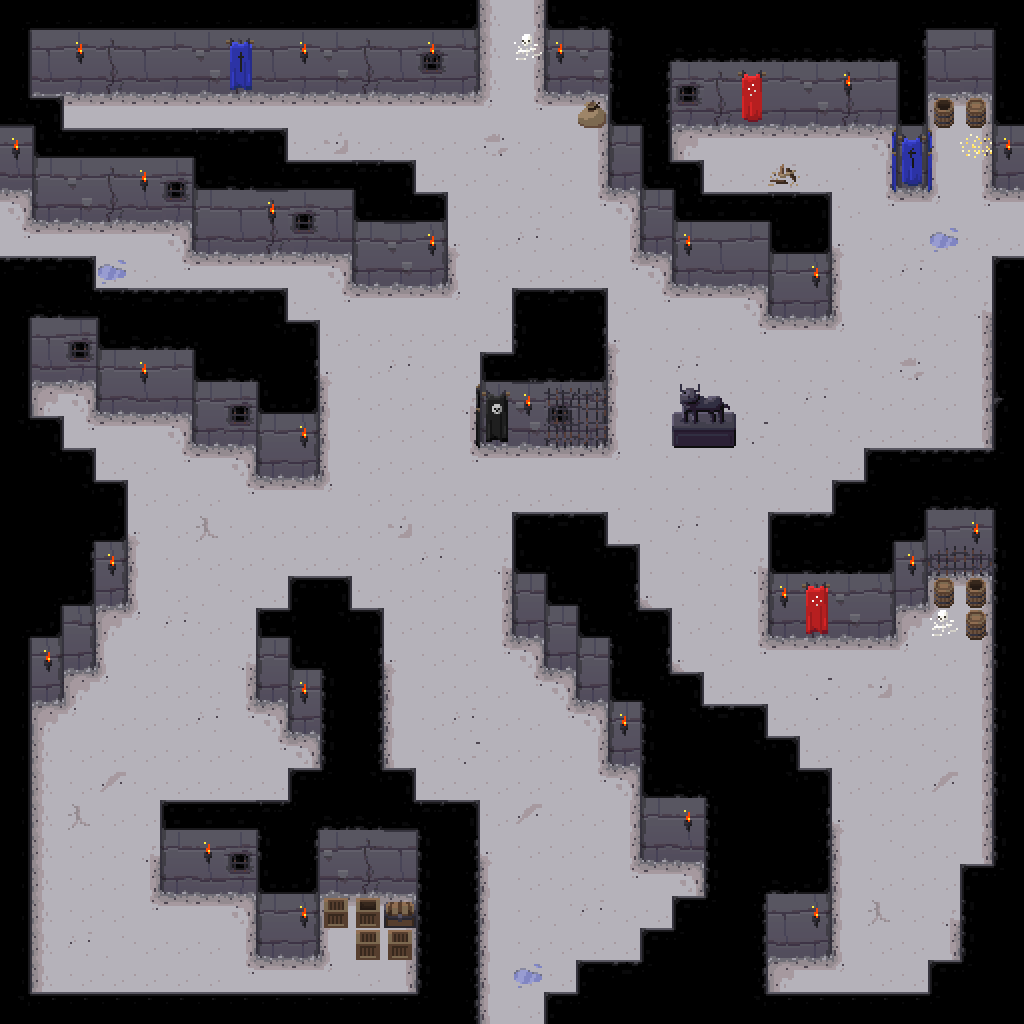

This game map was drawn from its Tiled (.tmx) file and the tilesets committed beside it. A one-line description and the trimmed map source follow:
An orthogonal 32x32 tile map with 32x32 px tiles, 4 tile layers (ground, walls, objects, tops) and 93 objects (26x light, 2x item, 2x monster).

<map version="1.0" orientation="orthogonal" renderorder="right-down" width="32" height="32" tilewidth="32" tileheight="32" nextobjectid="156">
 <tileset firstgid="1" name="dungeon tileset calciumtrice" tilewidth="32" tileheight="32" tilecount="750">
  <image source="../textures/spritesheets/dungeon tileset calciumtrice.png" width="960" height="808" />
 </tileset>
 <layer name="ground" width="32" height="32">
  <data>[1024 cells, 1024 non-empty, 18 distinct tile ids]</data>
 </layer>
 <layer name="walls" width="32" height="32">
  <data>[1024 cells, 193 non-empty, 16 distinct tile ids]</data>
 </layer>
 <layer name="objects" width="32" height="32">
  <data>[1024 cells, 70 non-empty, 37 distinct tile ids]</data>
 </layer>
 <layer name="tops" width="32" height="32">
  <data>[1024 cells, 328 non-empty, 32 distinct tile ids]</data>
 </layer>
 <objectgroup name="colliderWalls">
  <object id="1" x="0" y="0" width="480" height="96" />
  <object id="2" x="544" y="0" width="480" height="96" />
  <object id="3" x="0" y="96" width="32" height="96" />
  <object id="4" x="992" y="96" width="32" height="96" />
  <object id="5" x="0" y="288" width="32" height="736" />
  <object id="6" x="992" y="288" width="32" height="736" />
  <object id="85" x="64" y="160" width="224" height="64" />
  <object id="86" x="32" y="128" width="32" height="96" />
  <object id="89" x="512" y="320" width="96" height="128" />
  <object id="90" x="672" y="96" width="320" height="32" />
  <object id="91" x="704" y="224" width="128" height="64" />
  <object id="92" x="704" y="736" width="64" height="192" />
  <object id="93" x="960" y="608" width="32" height="32" />
  <object id="95" x="512" y="544" width="96" height="96" />
  <object id="96" x="640" y="192" width="64" height="64" />
  <object id="97" x="640" y="704" width="64" height="160" />
  <object id="98" x="672" y="928" width="96" height="32" />
  <object id="100" x="864" y="480" width="128" height="96" />
  <object id="102" x="928" y="576" width="64" height="32" />
  <object id="104" x="960" y="896" width="32" height="128" />
  <object id="105" x="640" y="960" width="128" height="32" />
  <object id="107" x="896" y="128" width="32" height="64" />
  <object id="108" x="800" y="800" width="32" height="160" />
  <object id="109" x="576" y="992" width="192" height="32" />
  <object id="110" x="608" y="96" width="64" height="96" />
  <object id="111" x="928" y="992" width="32" height="32" />
  <object id="112" x="768" y="768" width="32" height="192" />
  <object id="115" x="480" y="384" width="32" height="64" />
  <object id="116" x="320" y="896" width="96" height="32" />
  <object id="117" x="352" y="928" width="64" height="32" />
  <object id="119" x="32" y="288" width="64" height="96" />
  <object id="120" x="96" y="320" width="192" height="96" />
  <object id="121" x="288" y="352" width="32" height="128" />
  <object id="122" x="192" y="416" width="96" height="32" />
  <object id="123" x="256" y="448" width="32" height="32" />
  <object id="126" x="256" y="640" width="128" height="64" />
  <object id="127" x="288" y="608" width="64" height="32" />
  <object id="128" x="288" y="704" width="96" height="32" />
  <object id="129" x="320" y="736" width="64" height="160" />
  <object id="130" x="384" y="800" width="32" height="96" />
  <object id="131" x="288" y="800" width="32" height="160" />
  <object id="132" x="256" y="832" width="32" height="128" />
  <object id="133" x="160" y="832" width="96" height="64" />
  <object id="134" x="576" y="96" width="32" height="32" />
  <object id="135" x="32" y="448" width="32" height="256" />
  <object id="136" x="64" y="480" width="32" height="192" />
  <object id="137" x="96" y="512" width="32" height="96" />
  <object id="138" x="672" y="256" width="32" height="32" />
  <object id="140" x="768" y="288" width="64" height="32" />
  <object id="141" x="192" y="224" width="96" height="32" />
  <object id="142" x="288" y="192" width="128" height="64" />
  <object id="143" x="352" y="256" width="96" height="32" />
  <object id="144" x="416" y="224" width="32" height="32" />
  <object id="146" x="832" y="512" width="32" height="32" />
  <object id="147" x="896" y="576" width="32" height="32" />
  <object id="148" x="544" y="640" width="64" height="32" />
  <object id="149" x="576" y="672" width="32" height="32" />
  <object id="150" x="608" y="576" width="32" height="192" />
  <object id="151" x="640" y="640" width="32" height="64" />
  <object id="152" x="768" y="576" width="128" height="64" />
  <object id="153" x="768" y="544" width="96" height="32" />
  <object id="154" x="672" y="416" width="64" height="32" />
  <object id="155" x="416" y="832" width="64" height="192" />
 </objectgroup>
 <objectgroup name="lights">
  <object id="7" name="light" x="992" y="128" width="32" height="32" />
  <object id="8" name="light" x="0" y="128" width="32" height="32" />
  <object id="11" name="light" x="832" y="64" width="32" height="32" />
  <object id="12" name="light" x="800" y="256" width="32" height="32" />
  <object id="13" name="light" x="672" y="224" width="32" height="32" />
  <object id="14" name="light" x="544" y="32" width="32" height="32" />
  <object id="15" name="light" x="416" y="32" width="32" height="32" />
  <object id="16" name="light" x="288" y="32" width="32" height="32" />
  <object id="17" name="light" x="64" y="32" width="32" height="32" />
  <object id="19" name="light" x="128" y="160" width="32" height="32" />
  <object id="20" name="light" x="256" y="192" width="32" height="32" />
  <object id="21" name="light" x="416" y="224" width="32" height="32" />
  <object id="22" name="light" x="512" y="384" width="32" height="32" />
  <object id="23" name="light" x="128" y="352" width="32" height="32" />
  <object id="24" name="light" x="288" y="416" width="32" height="32" />
  <object id="25" name="light" x="96" y="544" width="32" height="32" />
  <object id="26" name="light" x="32" y="640" width="32" height="32" />
  <object id="27" name="light" x="288" y="672" width="32" height="32" />
  <object id="28" name="light" x="192" y="832" width="32" height="32" />
  <object id="29" name="light" x="288" y="896" width="32" height="32" />
  <object id="30" name="light" x="608" y="704" width="32" height="32" />
  <object id="31" name="light" x="672" y="800" width="32" height="32" />
  <object id="32" name="light" x="800" y="896" width="32" height="32" />
  <object id="33" name="light" x="768" y="576" width="32" height="32" />
  <object id="34" name="light" x="896" y="544" width="32" height="32" />
  <object id="35" name="light" x="960" y="512" width="32" height="32" />
 </objectgroup>
 <objectgroup name="mapObjects">
  <object id="9" name="item" x="320" y="928" width="32" height="32">
   <properties>
    <property name="type" value="potion_hp" />
    <property name="value" value="10" />
   </properties>
  </object>
  <object id="10" name="monster" x="896" y="736" width="32" height="32">
   <properties>
    <property name="type" value="zombie" />
   </properties>
  </object>
  <object id="36" name="item" x="384" y="960" width="32" height="32">
   <properties>
    <property name="type" value="potion_hp" />
    <property name="value" value="10" />
   </properties>
  </object>
  <object id="37" name="monster" x="448" y="704" width="32" height="32">
   <properties>
    <property name="type" value="zombie" />
   </properties>
  </object>
 </objectgroup>
</map>
